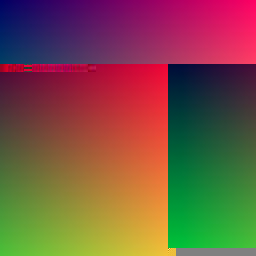
#> input picture tests/fixtures/corrupt-jpegs/corrupt-scan-flip.jpg, 256 x 256 px
$ python -i validate.py   (imports and definitions only)
#> lines starting #> are read from the running program, lines starting #| are printed output that depends on the picture
"""Media file validation: structural and visual checks for downloaded JPEGs and MP4s."""

from __future__ import annotations

from pathlib import Path

_JPEG_SOI = b"\xff\xd8\xff"
_JPEG_EOI = b"\xff\xd9"
_MP4_FTYP = b"ftyp"


def _check_jpeg_markers(path: Path) -> list[str]:
    failures: list[str] = []
    with path.open("rb") as fh:
        header = fh.read(3)
        if header != _JPEG_SOI:
            failures.append(f"invalid JPEG SOI marker (got {header.hex()})")
        try:
            fh.seek(-2, 2)
            trailer = fh.read(2)
        except OSError:
            trailer = b""
        if trailer != _JPEG_EOI:
            # Some cameras append metadata (e.g. timelapse COM blocks) after EOI.
            try:
                fh.seek(-4096, 2)
            except OSError:
                fh.seek(0)
            if _JPEG_EOI not in fh.read():
                failures.append(f"missing JPEG EOI marker (last bytes: {trailer.hex()})")
    return failures


def _check_mp4_ftyp(path: Path) -> list[str]:
    with path.open("rb") as fh:
        fh.seek(4)
        box_type = fh.read(4)
    if box_type != _MP4_FTYP:
        return [f"missing MP4 ftyp box (got {box_type.hex()})"]
    return []


def _check_pillow(path: Path) -> list[str]:
    """Decode pixels at 1/8 scale and flag degenerate visual content (dead sensor)."""
    try:
        from PIL import Image, UnidentifiedImageError
    except ImportError:
        return []
    try:
        img = Image.open(path)
#> img is the input picture: PIL image 256x256 RGB; mean R, G, B 119.5, 82.9, 67.8
        img.draft("RGB", (64, 64))
        img.load()
        thumb = img.resize((64, 64), Image.BOX).convert("HSV")
#> thumb: PIL image 64x64 HSV; mean H, S, V 125.5, 181.2, 148.2
        _, _, v_ch = thumb.split()
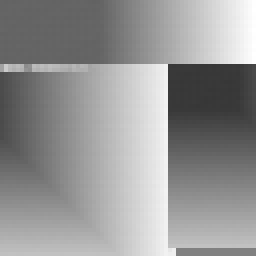
#> v_ch: PIL image 64x64 L (shown 4 times larger); min 55, max 255, mean 148.2
        v_lo, v_hi = v_ch.getextrema()
#> v_lo = 55; v_hi = 255
        if v_lo == v_hi and v_hi > 10:
            # Skip all-dark frames (V≤10) — a lens cap or pitch-dark scene is
            # indistinguishable from an all-zero dead sensor output.
            return ["image is entirely a single brightness (possible dead sensor)"]
    except UnidentifiedImageError as e:
        return [f"Pillow could not identify image: {e}"]
    except Exception as e:
        return [f"Pillow structural check failed: {e}"]
    return []


def validate_media(path: Path, kind: str) -> list[str]:
    """Return a list of failure reasons; empty list means the file looks valid."""
    if kind == "JPG":
        return _check_jpeg_markers(path) + _check_pillow(path)
    if kind == "MP4":
        return _check_mp4_ftyp(path)
    return []

>>> result = _check_pillow('../tests/fixtures/corrupt-jpegs/corrupt-scan-flip.jpg')

$ run again, on tests/fixtures/corrupt-jpegs/corrupt-scan-zeros.jpg
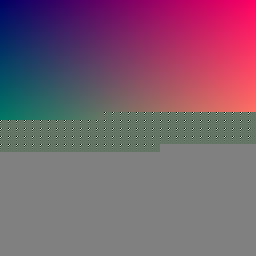
#> input picture tests/fixtures/corrupt-jpegs/corrupt-scan-zeros.jpg, 256 x 256 px
#> in _check_pillow, img is the input picture: PIL image 256x256 RGB; mean R, G, B 123, 94.6, 111.7
#> thumb: PIL image 64x64 HSV; mean H, S, V 97.5, 80.4, 135
#> in _check_pillow, `_, _, v_ch = thumb.split()`:
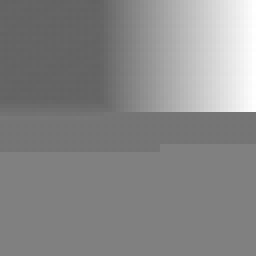
#> v_ch: PIL image 64x64 L (shown 4 times larger); min 98, max 255, mean 135
#> v_lo = 98; v_hi = 255

$ run again, on tests/fixtures/corrupt-jpegs/pillow-junk-header.jpg
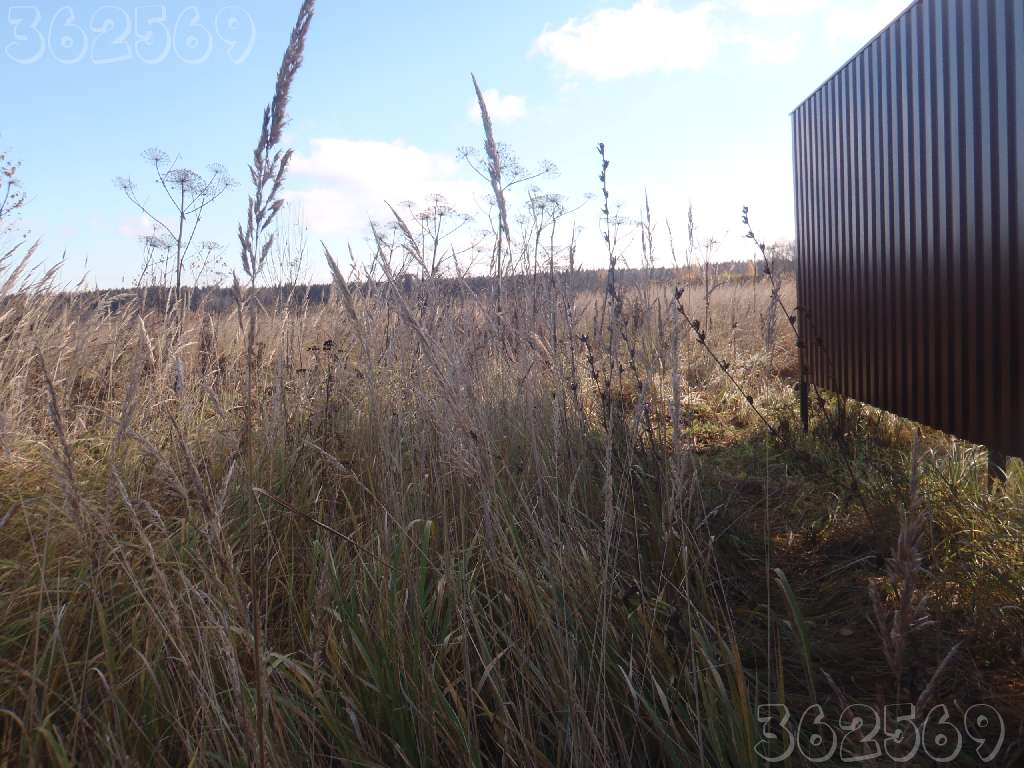
#> input picture tests/fixtures/corrupt-jpegs/pillow-junk-header.jpg, 1024 x 768 px
#> in _check_pillow, img is the input picture: PIL image 1024x768 RGB; mean R, G, B 117.1, 115.8, 116.8
#> thumb: PIL image 64x64 HSV; mean H, S, V 75.8, 52.7, 128.2
#> in _check_pillow, `_, _, v_ch = thumb.split()`:
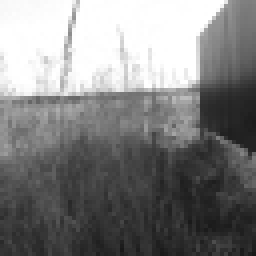
#> v_ch: PIL image 64x64 L (shown 4 times larger); min 23, max 255, mean 128.2
#> v_lo = 23; v_hi = 255
